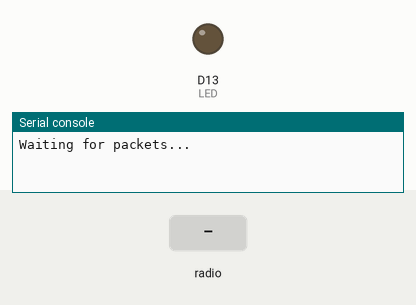
Recording of a program running on a simulated CircuitPython board. Parts: output pins drawn as LEDs (lit = HIGH), the last lines printed to the serial console. The test bench sets the inputs (shaded band). No radio messages arrive unless stated (any console line starting 'radio sent:' is added by the test bench).

Above: at 1.2 s.
1.3 s: radio message "1" arrives
At 2.3 s:
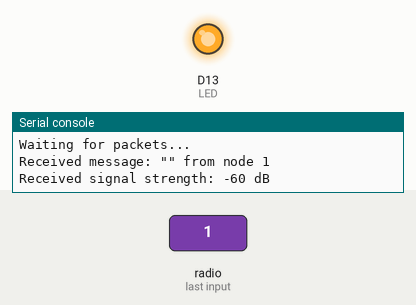
Timing chart, 0 to 7.8 s (numbered marks = the images above; inputs shaded):
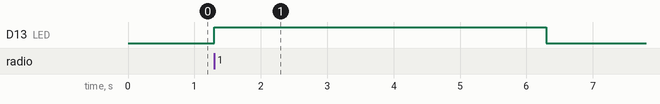

Measured:
- after the input at 1.3 s, D13 (LED): LOW → HIGH at once, → LOW 5.0 s later

The program:

main.py
```python
import board
import busio
import digitalio
import adafruit_rfm9x

# Set debug on and off
DEBUG = False

# Define radio parameters
RADIO_FREQ_MHZ = 915.0  # Define operating frequency

# Define board pins
CS = digitalio.DigitalInOut(board.RFM9X_CS)
RESET = digitalio.DigitalInOut(board.RFM9X_RST)

# Define the onboard LED
LED = digitalio.DigitalInOut(board.D13)
LED.direction = digitalio.Direction.OUTPUT

# Initialize SPI bus.
spi = busio.SPI(board.SCK, MOSI=board.MOSI, MISO=board.MISO)

# Initialze RFM radio
rfm9x = adafruit_rfm9x.RFM9x(spi, CS, RESET, RADIO_FREQ_MHZ)

# Set trasmit power
rfm9x.tx_power = 22

print("Waiting for packets...") # print to console
packet_count = 0;

while True:
    try:
        packet = rfm9x.receive(timeout=5.0) # default is .5 seconds unless specified, None is return if fail
        packet_count += 1 # Increment packet count

        if packet is None: # No packet received
            LED.value = False
            print("Received nothing. Packet count {0}".format(packet_count))
        else:
            # Received a packet
            LED.value = True

            if DEBUG:
                # Print out the raw bytes of the packet:
                print("Received (raw bytes): {0}".format(packet)) # Debug

            packet_text = str(packet, "ascii") # convert to ascii
            node_id = packet_text[0:3] # first 3 character, the node
            node_message = packet_text[3:] # from 3 characters on, the message

            print("Received message: \"{0}\" from node {1}".format(node_message, node_id)) # print to console

            rssi = rfm9x.rssi # Read RSSI for debug
            print("Received signal strength: {0} dB".format(rssi)) # print to console
    except UnicodeError:
        print("A unicode error caught") # catching malformed bytes from another transmitter
```
